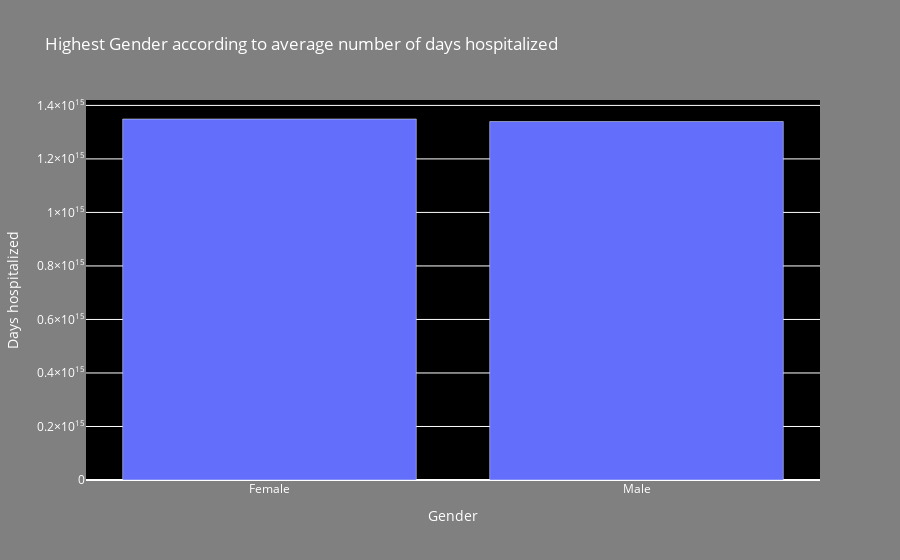
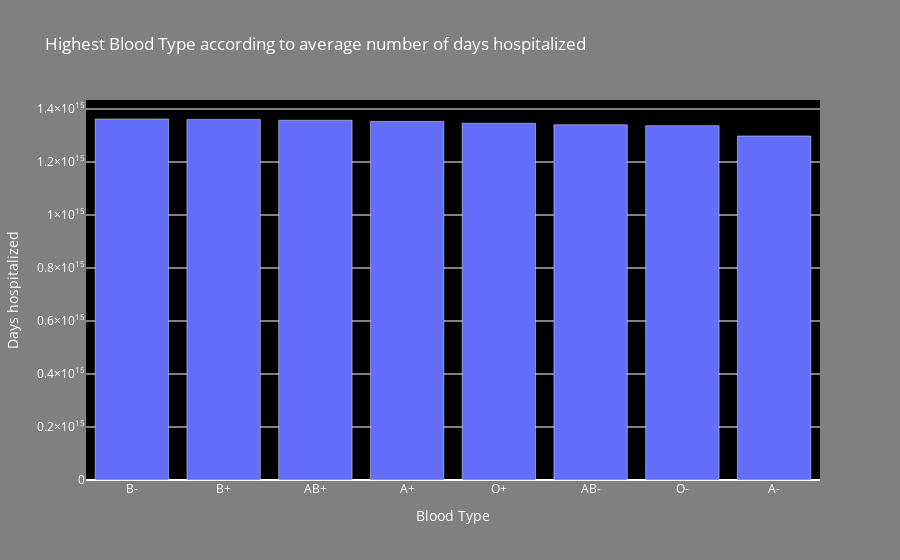
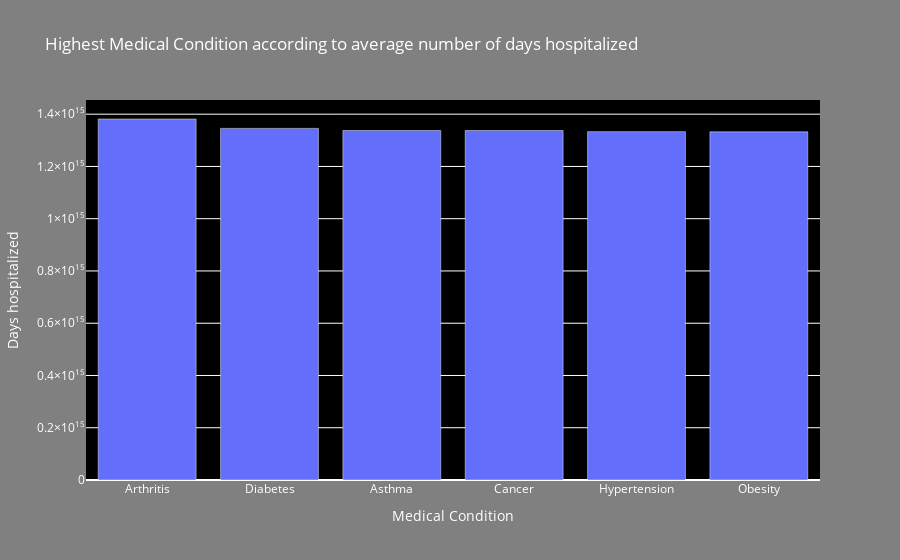
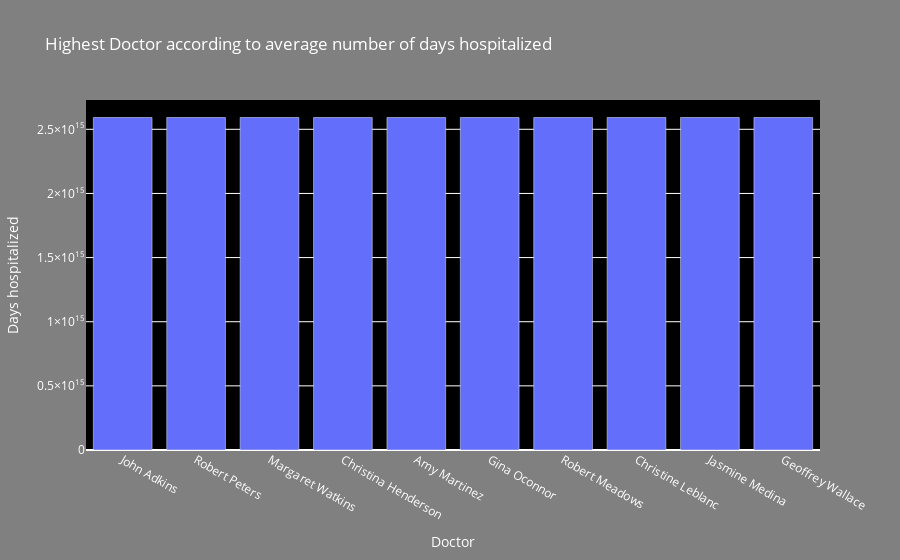

The cell these charts' notebook holds for them, in order:
### Code cell
# Highest 'Features' according to average number of days hospitalized

for i in cols:
    
    if i == 'Gender':

        char_bar = df.groupby(['Gender'])[['Days hospitalized']].mean().reset_index()
        char_bar = char_bar.sort_values(by=("Days hospitalized"), ascending=False)

        top = char_bar.head(10)
        fig = go.Figure()
        fig.add_trace(go.Bar(x=top['Gender'], y=top["Days hospitalized"]))

        fig.update_layout(title='Highest Gender according to average number of days hospitalized',
                          xaxis_title='Gender',
                          yaxis_title= "Days hospitalized",
                          plot_bgcolor='black', 
                          paper_bgcolor='gray',  
                          font=dict(color='white'))

        pyo.init_notebook_mode(connected=True)
        pyo.iplot(fig)

    else:
        char_bar = df.groupby([i])[['Days hospitalized']].mean().reset_index()
        char_bar = char_bar.sort_values(by=("Days hospitalized"), ascending=False)

        top = char_bar.head(10)
        fig = go.Figure()
        fig.add_trace(go.Bar(x=top[i], y=top['Days hospitalized']))

        fig.update_layout(title="Highest " + i + " according to average number of days hospitalized",
                          xaxis_title= i,
                          yaxis_title= "Days hospitalized",
                          plot_bgcolor='black', 
                          paper_bgcolor='gray',  
                          font=dict(color='white'))

        pyo.init_notebook_mode(connected=True)
        pyo.iplot(fig)

### Figure 1 — Plotly figure (JSON) as saved in the notebook; plotly's stock layout.template omitted (floating-point values rounded to 4 significant figures)
{"data": [{"type": "bar", "x": ["Female", "Male"], "y": [1349201970443349, 1339735065989847]}], "layout": {"font": {"color": "white"}, "paper_bgcolor": "gray", "plot_bgcolor": "black", "title": {"text": "Highest Gender according to average number of days hospitalized"}, "xaxis": {"title": {"text": "Gender"}}, "yaxis": {"title": {"text": "Days hospitalized"}}}}

### Figure 2 — Plotly figure (JSON) as saved in the notebook; plotly's stock layout.template omitted (floating-point values rounded to 4 significant figures)
{"data": [{"type": "bar", "x": ["B-", "B+", "AB+", "A+", "O+", "AB-", "O-", "A-"], "y": [1362318210862619, 1360869453376205, 1357468998410175, 1353159065269943, 1346330769230769, 1340521411764706, 1337116398713826, 1298163489499192]}], "layout": {"font": {"color": "white"}, "paper_bgcolor": "gray", "plot_bgcolor": "black", "title": {"text": "Highest Blood Type according to average number of days hospitalized"}, "xaxis": {"title": {"text": "Blood Type"}}, "yaxis": {"title": {"text": "Days hospitalized"}}}}

### Figure 3 — Plotly figure (JSON) as saved in the notebook; plotly's stock layout.template omitted (floating-point values rounded to 4 significant figures)
{"data": [{"type": "bar", "x": ["Arthritis", "Diabetes", "Asthma", "Cancer", "Hypertension", "Obesity"], "y": [1381562181818181, 1345614787430684, 1337581264637002, 1337449677040516, 1333160189573459, 1332459950859950]}], "layout": {"font": {"color": "white"}, "paper_bgcolor": "gray", "plot_bgcolor": "black", "title": {"text": "Highest Medical Condition according to average number of days hospitalized"}, "xaxis": {"title": {"text": "Medical Condition"}}, "yaxis": {"title": {"text": "Days hospitalized"}}}}

### Figure 4 — Plotly figure (JSON) as saved in the notebook; plotly's stock layout.template omitted (floating-point values rounded to 4 significant figures)
{"data": [{"type": "bar", "x": ["John Adkins", "Robert Peters", "Margaret Watkins", "Christina Henderson", "Amy Martinez", "Gina Oconnor", "Robert Meadows", "Christine Leblanc", "Jasmine Medina", "Geoffrey Wallace"], "y": [2592000000000000, 2592000000000000, 2592000000000000, 2592000000000000, 2592000000000000, 2592000000000000, 2592000000000000, 2592000000000000, 2592000000000000, 2592000000000000]}], "layout": {"font": {"color": "white"}, "paper_bgcolor": "gray", "plot_bgcolor": "black", "title": {"text": "Highest Doctor according to average number of days hospitalized"}, "xaxis": {"title": {"text": "Doctor"}}, "yaxis": {"title": {"text": "Days hospitalized"}}}}
